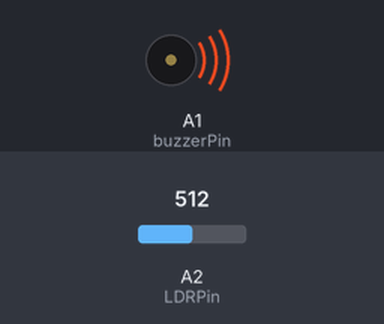
This sketch was run on a simulated Arduino Uno, built with avr-gcc and run on an emulated ATmega328P. Shown: buzzer (waves = sounding). The inputs (shaded band) are chosen by the test bench; at power-on: A2 (LDRPin) = 512.

Above: at 0.1 s.
Timing chart, 0 to 1.6 s (numbered marks = the images above):
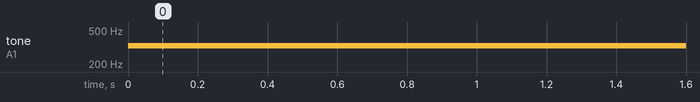

Measured:
- by itself, tone on A1 (buzzerPin): silent → 328 Hz at 0.00 s

The sketch:

theremin.ino
```cpp
int buzzerPin = A1;
int LDRPin = A2;

void setup()
{
}

void loop()
{
  int deger = analogRead(LDRPin);
  int pitch = 200 + deger / 4;
  tone(buzzerPin, pitch);
}
```
